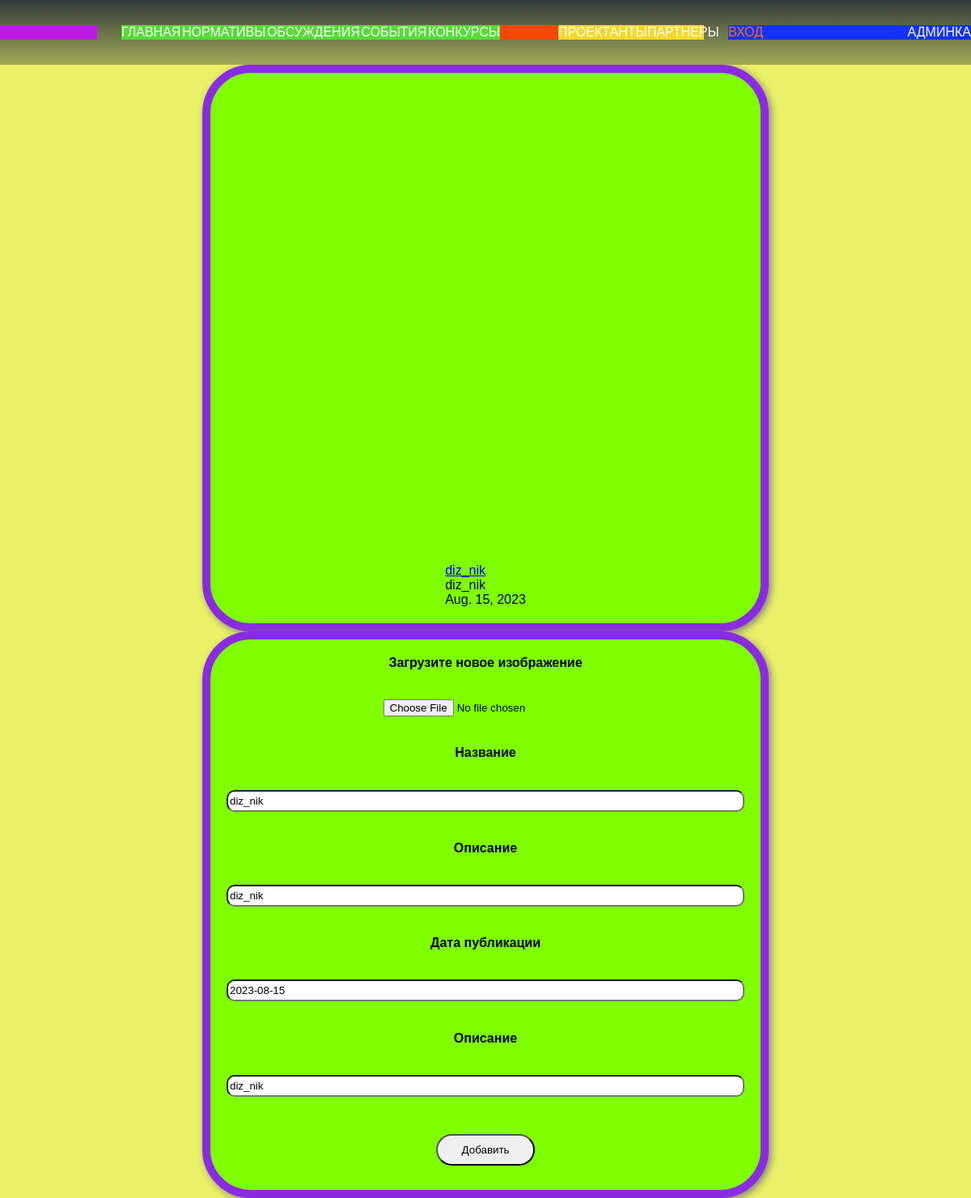
The page /portfolio/ on the database its author committed.
### portfolio/models.py (models this page shows, shortened)
class Artwork(models.Model):
    user = models.OneToOneField(User, on_delete=models.CASCADE)
    title = models.CharField('Название',max_length=50)  # Ограниченная строка
    desc= models.TextField('Описание')  # Ограниченная строка
    image= models.ImageField('Изображение', upload_to=f'{APP_NAMES.PORTFOLIO}/image')  #  строка по изображению (отдельный тип данных)
    date = models.DateField('Дата')  # Дата
    url = models.URLField('В сотрудничестве',blank=True)  # Ссылок может быть много, пока не знаю как лучше сохранить ссылки на коллег и партнеров, возможно нужен список
    class Meta:
        verbose_name = APP_NAMES.PORTFOLIO
        verbose_name_plural = VERBOSE_APP_NAMES.PORTFOLIO

### portfolio/views.py (the view, shortened to what this page needs)
# urls.py: path('', views.portfolioView, name=views.app_name),
def portfolioView(request):
    print(request)
    print(type(request))
    print(dir(request))
    print(request.user.id)
    print(dir(request.user))# Откуда же здесь берется юзер?
    print(request.method)
    if request.method == 'GET':
        print('****portfolio****', 'portfolio')
        print('****portfolio****', request.user.username)
        try:
            portfolio = Artwork.objects.all()
        except Http404 as e:
            print(str(e))
            portfolio = None
        except OperationalError as e:
            print(str(e))
            portfolio = None
        return render(request, template_name=f'./{app_name}/{app_name}.html', context={'portfolio':portfolio,'page_name':verbose_name,'page_style':app_name})

### portfolio/templates/portfolio/portfolio.html (shortened to what this page needs)
<!DOCTYPE html>
{% extends 'base.html' %}
{% block content %}
{% load static %}
    <main>
    {% if portfolio %}
        <section class="hero">
        {% for artwork in portfolio %}
            <div class="card">
                <div class="col-r">
                    <a class="title card__title" href="% url 'artwork' artwork.id %}">{{ artwork.title }}</a>
                    <p class="card__desc">{{ artwork.desc|truncatechars:450 }}</p>
                    <p class = "card__date">{{ artwork.date }}</p>
                </div>
            </div>
        {% endfor %}
        </section>
        {% endif %}
        <section class="hero">
        <form class="hero card" action="{% url 'portfolio' %} " method="POST">
            <label for="artwork">Загрузите новое изображение</label>
            <input type="file" id="artwork" name="artwork" accept="image/png, image/jpeg" />
            <label for="">Название</label>
            <input class="txt-input" type="text" name="title" value="diz_nik">
            <label for="">Описание</label>
            <input class="txt-input" type="text" name="desc" value="diz_nik">
            <label for="">Дата публикации</label>
            <input class="txt-input" type="text" name="img_data" value="2023-08-15">
            <label for="">Описание</label>
            <input class="txt-input" type="text" name="partners" value="diz_nik">
            <button class="button" type = "submit">Добавить</button>
        </form>
        </section>
    </main>
{% endblock %}

### static/base/css/style.css (style rules this page uses)
body { padding:0; margin:0; }

### portfolio/static/portfolio/css/style.css (style rules this page uses)
* { font-family: Arial, Helvetica, sans-serif }
body { margin: 0; padding: 0; background:#eaf166; }
h1, h2, h3, h4, h5, h6, p { margin: 0; }
label { font-weight: bold; }
.card { padding: 20px; display: flex; flex-direction: column; justify-content: space-between; align-items: center; width: 700px; height: 700px; background-color: chartreuse; border-width: 10px; border-color: blueviolet; border-style: solid; border-radius: 60px; box-shadow: 3px 3px 10px gray; margin: auto; }
.txt-input { border-radius: 10px; width:100%; height:27px; }
.button { border-radius: 20px; padding: 10px 30px; margin: 10px; }

### rows shown on the page
Artwork: title "diz_nik", desc "diz_nik", date "Aug. 15, 2023"
